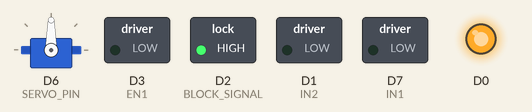
This sketch was run on a simulated ESP8266 (NodeMCU). Parts: servo, switched loads named in the sketch (green lamp = pin HIGH), output pins drawn as LEDs (lit = HIGH). WiFi joins after 1.5 s; servers stay silent unless stated; EEPROM starts erased; what the sketch prints to the serial monitor is not drawn.

Above: at 0.1 s.
At 1.6 s:
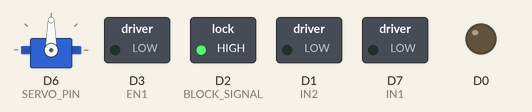
Timing chart, 0 to 3.1 s (numbered marks = the images above):
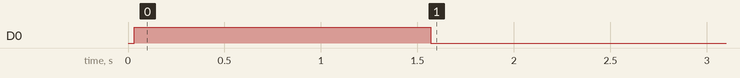

The sketch:

Car.ino
```cpp
// Baud rate: 74880

#include <ESP8266WiFi.h>
#include <WiFiUdp.h>
#include <Servo.h>
#include <EEPROM.h>

struct RLPacket
{
  uint8_t horizontal;
  int16_t forwardBackward;
  uint8_t boost;
} __attribute__((packed));

struct HeartbeatPacket
{
  uint16_t code;
} __attribute__((packed));

struct WifiCredentials
{
  char ssid[32];
  char password[32];
} __attribute__((packed));

struct EepromData
{
  uint32_t ipAddress;
  uint32_t subnetMask;
  uint32_t gateway;
  WifiCredentials credentials;
} __attribute__((packed));

/**
 * NodeMCU(N) -> Deek-Robot(D) -> RC Car(C)
 * https://www.theengineeringprojects.com/wp-content/uploads/2018/10/Introduction-to-NodeMCU-V3.png
 * http://www.deek-robot.com/edit123/uploadfile/20131128182859312.jpg
 */
// VIN(N)->VCC(D)
// GND(N)->GND(D)
static const int IN2          = D1; // D1(N) -> IN2(D)
static const int BLOCK_SIGNAL = D2; // D2(N) -> Steer Spring(C)
static const int EN1          = D3; // D3(N) -> EN1(D)
static const int LEFT_BLOCK   = D4; // D4(N) + Right Steer Stop -> 10 kOhm -> GND(N)
static const int RIGHT_BLOCK  = D5; // D5(N) + Left Steer Stop -> 10 kOhm -> GND(N)
static const int SERVO_PIN    = D6; // D6(N) -> Servo (DM-S0090D), orange wire
static const int IN1          = D7; // D7(N) -> IN1(D)

static const uint16_t localPort = 0x524C; // ASCII value of "RL" (Rocket League)
static const int s_EepromAddress = 0;

static Servo myServo;
static WiFiUDP Udp;
static EepromData s_EepromData;
static bool s_Connecting;
static RLPacket s_LastPacket;

static void PrintCredentials()
{
  Serial.print("\tSSID: ");
  Serial.println(s_EepromData.credentials.ssid);
  Serial.print("\tPassword: ");
  Serial.println(s_EepromData.credentials.password);
}


static void PrintEepromData()
{
  Serial.print("\tIP Address: ");
  Serial.println(IPAddress(s_EepromData.ipAddress).toString());
  Serial.print("\tSubnet Mask: ");
  Serial.println(IPAddress(s_EepromData.subnetMask).toString());
  Serial.print("\tGateway: ");
  Serial.println(IPAddress(s_EepromData.gateway).toString());
  PrintCredentials();
}


static void WriteEeprom()
{
  EEPROM.put(s_EepromAddress, s_EepromData);
  EEPROM.commit(); // https://github.com/esp8266/Arduino/issues/3275
  PrintEepromData();
  Serial.println("Written EEPROM.");
}


static void ReadEeprom()
{
  s_EepromData = {};
  EEPROM.get(s_EepromAddress, s_EepromData);
  Serial.println("Read from EEPROM:");
  PrintEepromData();
}


static void ConnectDhcp()
{
  s_Connecting = true;
  // Connect to WiFi network
  Serial.print("Connecting to \"");
  Serial.print(s_EepromData.credentials.ssid);
  Serial.println("\" using DHCP...");

  WiFi.config(0, 0, 0);
  WiFi.begin(s_EepromData.credentials.ssid, s_EepromData.credentials.password);
}


/**
 * Check the serial communication for new configuration data
 */
void ReadSerial()
{
  static byte buf[sizeof(WifiCredentials)];
  static int numRead;

  if (Serial.available() > 0)
  {
    char c = Serial.read();

    buf[numRead++] = c;
    if (numRead == sizeof(buf)) // Done reading
    {
      numRead = 0;
      memcpy(&s_EepromData.credentials, buf, sizeof(buf));
      s_EepromData.ipAddress = 0;
      s_EepromData.subnetMask = 0;
      s_EepromData.gateway = 0;
      Serial.println("Received config:");
      PrintCredentials();
      memset(buf, 0, sizeof(buf));
      WriteEeprom();
      s_Connecting = false;
      WiFi.disconnect();

      ConnectDhcp();
    }
  }
}


void setup()
{
  Serial.begin(74880);
  Serial.println("Hello World!");
  myServo.attach(SERVO_PIN);
  EEPROM.begin(512);
  delay(10);
  ReadEeprom();

  pinMode(IN2, OUTPUT);
  pinMode(IN1, OUTPUT);
  pinMode(EN1, OUTPUT);
  pinMode(BLOCK_SIGNAL, OUTPUT);
  pinMode(LEFT_BLOCK, INPUT);
  pinMode(RIGHT_BLOCK, INPUT);

  digitalWrite(BLOCK_SIGNAL, HIGH);

  pinMode(D0, OUTPUT);
  digitalWrite(D0, HIGH);

  // Reset motor in case we reboot due to a power dip
  digitalWrite(IN2, LOW);
  digitalWrite(IN1, LOW);
  analogWrite(EN1, 0);
}

static bool CheckWifiStatus()
{
  static bool lastWifiStatus;
  bool WifiStatus = (WiFi.status() == WL_CONNECTED);
  if (WifiStatus && !lastWifiStatus)
  {
    Serial.println("WiFi connected");
    s_EepromData.ipAddress = WiFi.localIP();
    s_EepromData.subnetMask = WiFi.subnetMask();
    s_EepromData.gateway = WiFi.gatewayIP();
    WriteEeprom();
    s_Connecting = false;
    Udp.begin(localPort);
  }
  else if (lastWifiStatus && !WifiStatus)
  {
    Serial.println("WiFi disconnected");
    Udp.stop();
  }
  lastWifiStatus = WifiStatus;

  digitalWrite(D0, WifiStatus ? LOW : HIGH);

  if (!WifiStatus && !s_Connecting & &s_EepromData.ipAddress != 0 &&
      s_EepromData.gateway != 0 &&
      s_EepromData.subnetMask != 0 &&
      strlen(s_EepromData.credentials.ssid) != 0 &&
      strlen(s_EepromData.credentials.password) != 0)
  {
    s_Connecting = true;
    // Connect to WiFi network
    Serial.print("Connecting to \"");
    Serial.print(s_EepromData.credentials.ssid);
    Serial.println("\" using static IP...");

    IPAddress ip(s_EepromData.ipAddress);
    IPAddress gateway(s_EepromData.gateway);
    IPAddress subnet(s_EepromData.subnetMask);

    WiFi.config(ip, gateway, subnet);
    WiFi.begin(s_EepromData.credentials.ssid, s_EepromData.credentials.password);
  }

  return WifiStatus;
}


static void ParseRlPacket()
{
  RLPacket packet;
  Udp.read((char*)&packet, sizeof(packet));

  // Steering left/right
  if (packet.horizontal != s_LastPacket.horizontal)
  {
    myServo.write(packet.horizontal);
    s_LastPacket.horizontal = packet.horizontal;
  }

  // Forward/backward
  if (packet.forwardBackward != s_LastPacket.forwardBackward)
  {
    if (packet.forwardBackward < 0)
    {
      digitalWrite(IN2, HIGH);
      digitalWrite(IN1, LOW);
      analogWrite(EN1, -packet.forwardBackward);
    }
    else
    {
      digitalWrite(IN2, LOW);
      digitalWrite(IN1, HIGH);
      analogWrite(EN1, packet.forwardBackward);
    }
    s_LastPacket.forwardBackward = packet.forwardBackward;
  }
}

void loop()
{
  // Check Serial for new configuration data
  ReadSerial();

  if (CheckWifiStatus())
  {
    // if there's data available, read a packet
    int packetSize = Udp.parsePacket();
    if (packetSize == sizeof(RLPacket))
    {
      ParseRlPacket();
    }
    else if (packetSize == sizeof(HeartbeatPacket))
    {
      HeartbeatPacket packet;
      Udp.read((char*)&packet, sizeof(packet));
      if (packet.code == localPort) // OK to reply
      {
        Udp.beginPacket(Udp.remoteIP(), Udp.remotePort());
        Udp.write((uint8_t*)&localPort, sizeof(localPort));
        Udp.endPacket();
      }
    }
  }
}
```

Measured:
- by itself, D0: HIGH → LOW at 1.6 s
